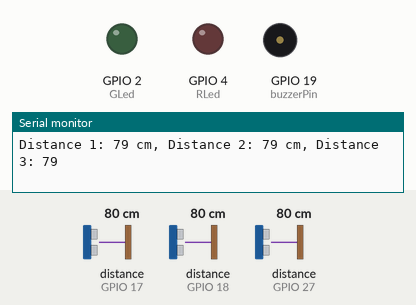
Bench run of a sketch on a simulated ESP32. Parts: output pins drawn as LEDs (lit = HIGH), buzzer (waves = sounding), the last lines printed to the serial monitor. Wiring (inferred from the names in the program): 3 × ultrasonic range finder: trigger GPIO 5, echo GPIO 18 / trigger GPIO 14, echo GPIO 27 / trigger GPIO 16, echo GPIO 17. Dashed ring = blinking. The test bench sets the inputs (shaded band); at power-on: distance to the obstacle (sensors on GPIO 17, GPIO 18, GPIO 27) 80 cm. The echo pulse lasts 58.3 µs per cm; pins used as bus, display or sensor lines are not drawn.

Above: at 1.2 s.
1.3 s: distance to the obstacle (sensor on GPIO 17) set to 13 cm
2.8 s: distance to the obstacle (sensor on GPIO 17) set to 10 cm
At 3.2 s:
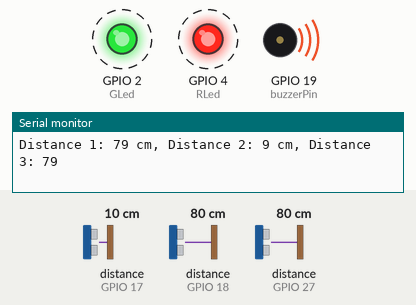
5.8 s: distance to the obstacle (sensor on GPIO 18) set to 2 cm
At 6.29 s:
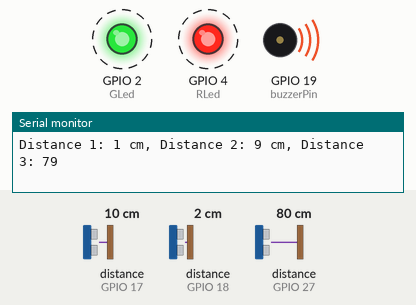
Timing chart, 0 to 14.8 s (numbered marks = the images above; inputs shaded):
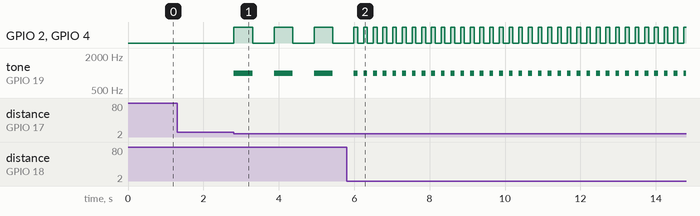

Measured:
- the behaviour switches between 12 and 11 cm on distance to the obstacle (sensor on GPIO 17) (found by bisection; images 0 and 1)
- after the input at 2.8 s, GPIO 2 (GLed), GPIO 4 (RLed): alternates HIGH for 0.50 s and LOW for 0.56 s, starting at once; tone on GPIO 19 (buzzerPin): alternates 1000 Hz for 0.50 s and silent for 0.56 s, starting at once
- after the input at 5.8 s, GPIO 2 (GLed), GPIO 4 (RLed): alternates HIGH for 0.10 s and LOW for 0.16 s, starting after 0.29 s; tone on GPIO 19 (buzzerPin): alternates 1000 Hz for 0.10 s and silent for 0.16 s, starting after 0.29 s

The sketch:

Step_3_BUZZER_3ULTRASONIC.ino
```cpp
/*
Simular to step 2 just with 3 ultrasonic sensors instead of 2.
*/

// Define LED, buzzer, and ultrasonic sensor pins
const int RLed = 4;       // Red LED pin
const int GLed = 2;       // Green LED pin
const int trigPin1 = 5;   // Ultrasonic sensor 1 trigger pin
const int echoPin1 = 18;  // Ultrasonic sensor 1 echo pin
const int trigPin2 = 16;  // Ultrasonic sensor 2 trigger pin
const int echoPin2 = 17;  // Ultrasonic sensor 2 echo pin
const int trigPin3 = 14;  // Ultrasonic sensor 3 trigger pin
const int echoPin3 = 27;  // Ultrasonic sensor 3 echo pin
const int buzzerPin = 19; // Buzzer pin

// Define PWM channel for the buzzer
const int buzzerChannel = 0;
const int buzzerFrequency = 1000; // Frequency in Hz
const int buzzerResolution = 8;   // 8-bit resolution

// Define distance thresholds (in centimeters)
const int warningDistance = 10; // Start slow beep/flashing at this distance
const int criticalDistance = 5;  // Start fast beep/flashing at this distance

void setup() {
  // Initialize LED pins as outputs
  pinMode(RLed, OUTPUT);
  pinMode(GLed, OUTPUT);

  // Initialize ultrasonic sensor pins
  pinMode(trigPin1, OUTPUT);
  pinMode(echoPin1, INPUT);
  pinMode(trigPin2, OUTPUT);
  pinMode(echoPin2, INPUT);
  pinMode(trigPin3, OUTPUT);
  pinMode(echoPin3, INPUT);

  // Set up PWM for the buzzer
  ledcSetup(buzzerChannel, buzzerFrequency, buzzerResolution);
  ledcAttachPin(buzzerPin, buzzerChannel);

  // Begin Serial Communication for debugging
  Serial.begin(9600);
}

void loop() {
  // Get distance from each ultrasonic sensor
  int distance1 = getDistance(trigPin1, echoPin1);
  int distance2 = getDistance(trigPin2, echoPin2);
  int distance3 = getDistance(trigPin3, echoPin3);

  Serial.print("Distance 1: ");
  Serial.print(distance1);
  Serial.print(" cm, Distance 2: ");
  Serial.print(distance2);
  Serial.print(" cm, Distance 3: ");
  Serial.println(distance3);

  // Check distance from each sensor and set behavior accordingly
  if (distance1 <= criticalDistance || distance2 <= criticalDistance || distance3 <= criticalDistance) {
    // Close object detected by any sensor: fast beep and fast LED flashing
    alert(true);
  }
  else if (distance1 <= warningDistance || distance2 <= warningDistance || distance3 <= warningDistance) {
    // Object within warning range detected by any sensor: slow beep and slow LED flashing
    alert(false);
  }
  else {
    // No object detected within range: turn off LEDs and buzzer
    digitalWrite(RLed, LOW);
    digitalWrite(GLed, LOW);
    ledcWrite(buzzerChannel, 0); // Stop the buzzer by setting duty cycle to 0
  }

  delay(50); // Small delay for stability
}

// Function to calculate distance using ultrasonic sensor
int getDistance(int trigPin, int echoPin) {
  // Send a 10 microsecond pulse to trigger pin
  digitalWrite(trigPin, LOW);
  delayMicroseconds(2);
  digitalWrite(trigPin, HIGH);
  delayMicroseconds(10);
  digitalWrite(trigPin, LOW);

  // Measure the duration of the echo pulse
  long duration = pulseIn(echoPin, HIGH);

  // Calculate distance (in cm) based on sound speed in air (343 m/s)
  int distance = duration * 0.034 / 2;

  return distance;
}

// Function to handle alert (buzzer and LED flashing)
void alert(bool fast) {
  int delayTime;

  if (fast) {
    delayTime = 100; // Fast beep and flash
  } else {
    delayTime = 500; // Slow beep and flash
  }

  // Turn LEDs on, sound buzzer
  digitalWrite(RLed, HIGH);
  digitalWrite(GLed, HIGH);
  ledcWrite(buzzerChannel, 128); // Set duty cycle to 50% to turn on buzzer
  delay(delayTime);

  // Turn LEDs off, stop buzzer
  digitalWrite(RLed, LOW);
  digitalWrite(GLed, LOW);
  ledcWrite(buzzerChannel, 0); // Stop the buzzer by setting duty cycle to 0
  delay(delayTime);
}
```
